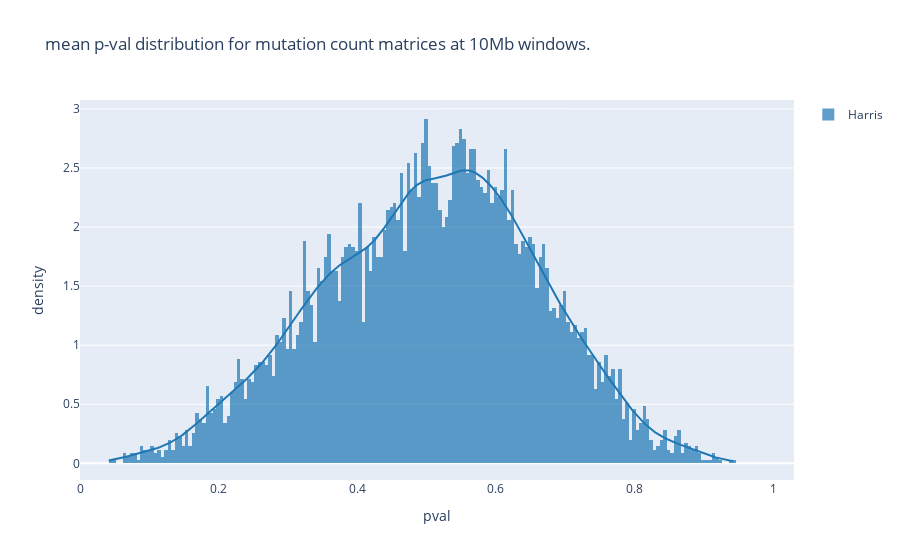

The cell this chart's notebook holds for it:
### Code cell
import plotly.figure_factory as ff
import numpy as np

np.random.seed(1)

hist_data= [np.array(x) for x in grid_mean]
hist_data= [x[~np.isnan(x)] for x in hist_data]
#hist_data= [hist_data]
group_labels = list(batch_dict.keys()) # name of the dataset

fig = ff.create_distplot(hist_data, group_labels,
                        bin_size=.005,show_rug=False)


fig.update_layout(title_text='mean p-val distribution for mutation count matrices at 10Mb windows.')
#fig.update_layout(xaxis_title= 'pval')
fig['layout']["xaxis"].update(title= 'pval',range= [0,1.03])
fig.update_layout(yaxis_title= 'density')

iplot(fig)

### Figure 1 — Plotly figure (JSON) as saved in the notebook; plotly's stock layout.template omitted (floating-point values rounded to 4 significant figures; data arrays with more than 128 entries replaced by an {"elided": "..."} marker saying what was removed)
{"data": [{"autobinx": false, "histnorm": "probability density", "legendgroup": "Harris", "marker": {"color": "rgb(31, 119, 180)"}, "name": "Harris", "opacity": 0.7, "type": "histogram", "x": {"elided": "7000 float values"}, "xaxis": "x", "xbins": {"end": 0.9441, "size": 0.005, "start": 0.04151}, "yaxis": "y"}, {"legendgroup": "Harris", "marker": {"color": "rgb(31, 119, 180)"}, "mode": "lines", "name": "Harris", "showlegend": false, "type": "scatter", "x": {"elided": "500 float values"}, "xaxis": "x", "y": {"elided": "500 float values"}, "yaxis": "y"}], "layout": {"barmode": "overlay", "hovermode": "closest", "legend": {"traceorder": "reversed"}, "title": {"text": "mean p-val distribution for mutation count matrices at 10Mb windows."}, "xaxis": {"anchor": "y2", "domain": [0, 1], "range": [0, 1.03], "title": {"text": "pval"}, "zeroline": false}, "yaxis": {"anchor": "free", "domain": [0, 1], "position": 0, "title": {"text": "density"}}}}
